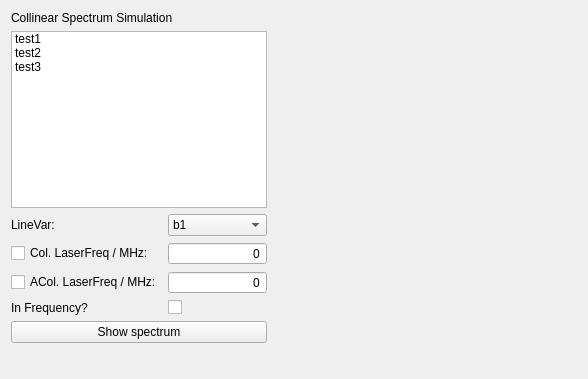
<?xml version="1.0" encoding="UTF-8"?>
<ui version="4.0">
 <class>Simulation</class>
 <widget class="QWidget" name="Simulation">
  <property name="geometry">
   <rect>
    <x>0</x>
    <y>0</y>
    <width>588</width>
    <height>379</height>
   </rect>
  </property>
  <property name="windowTitle">
   <string>Form</string>
  </property>
  <layout class="QHBoxLayout" name="horizontalLayout">
   <item>
    <layout class="QVBoxLayout" name="verticalLayout">
     <item>
      <widget class="QLabel" name="label">
       <property name="text">
        <string>Collinear Spectrum Simulation</string>
       </property>
      </widget>
     </item>
     <item>
      <widget class="QListWidget" name="listIsotopes">
       <property name="sizePolicy">
        <sizepolicy hsizetype="Preferred" vsizetype="Preferred">
         <horstretch>0</horstretch>
         <verstretch>0</verstretch>
        </sizepolicy>
       </property>
       <property name="alternatingRowColors">
        <bool>false</bool>
       </property>
       <property name="selectionMode">
        <enum>QAbstractItemView::MultiSelection</enum>
       </property>
       <property name="selectionBehavior">
        <enum>QAbstractItemView::SelectRows</enum>
       </property>
       <property name="viewMode">
        <enum>QListView::ListMode</enum>
       </property>
       <property name="modelColumn">
        <number>0</number>
       </property>
       <item>
        <property name="text">
         <string>test1</string>
        </property>
       </item>
       <item>
        <property name="text">
         <string>test2</string>
        </property>
       </item>
       <item>
        <property name="text">
         <string>test3</string>
        </property>
       </item>
      </widget>
     </item>
     <item>
      <layout class="QGridLayout" name="gridLayout">
       <item row="2" column="1">
        <widget class="QDoubleSpinBox" name="dAcolFreq">
         <property name="alignment">
          <set>Qt::AlignRight|Qt::AlignTrailing|Qt::AlignVCenter</set>
         </property>
         <property name="buttonSymbols">
          <enum>QAbstractSpinBox::NoButtons</enum>
         </property>
         <property name="decimals">
          <number>0</number>
         </property>
         <property name="maximum">
          <double>999999999999999.000000000000000</double>
         </property>
        </widget>
       </item>
       <item row="1" column="0">
        <widget class="QCheckBox" name="cColFreq">
         <property name="text">
          <string>Col. LaserFreq / MHz:</string>
         </property>
        </widget>
       </item>
       <item row="1" column="1">
        <widget class="QDoubleSpinBox" name="dColFreq">
         <property name="inputMethodHints">
          <set>Qt::ImhFormattedNumbersOnly</set>
         </property>
         <property name="alignment">
          <set>Qt::AlignRight|Qt::AlignTrailing|Qt::AlignVCenter</set>
         </property>
         <property name="buttonSymbols">
          <enum>QAbstractSpinBox::NoButtons</enum>
         </property>
         <property name="decimals">
          <number>0</number>
         </property>
         <property name="maximum">
          <double>999999999999999.000000000000000</double>
         </property>
        </widget>
       </item>
       <item row="0" column="0">
        <widget class="QLabel" name="label_2">
         <property name="text">
          <string>LineVar:</string>
         </property>
        </widget>
       </item>
       <item row="2" column="0">
        <widget class="QCheckBox" name="cAcolFreq">
         <property name="text">
          <string>ACol. LaserFreq / MHz:</string>
         </property>
        </widget>
       </item>
       <item row="0" column="1">
        <widget class="QComboBox" name="coLineVar">
         <item>
          <property name="text">
           <string>b1</string>
          </property>
         </item>
         <item>
          <property name="text">
           <string>b2</string>
          </property>
         </item>
        </widget>
       </item>
       <item row="3" column="0">
        <widget class="QLabel" name="label_3">
         <property name="text">
          <string>In Frequency?</string>
         </property>
        </widget>
       </item>
       <item row="3" column="1">
        <widget class="QCheckBox" name="cInFreq">
         <property name="text">
          <string/>
         </property>
        </widget>
       </item>
      </layout>
     </item>
     <item>
      <widget class="QPushButton" name="pShow">
       <property name="text">
        <string>Show spectrum</string>
       </property>
      </widget>
     </item>
     <item>
      <spacer name="verticalSpacer">
       <property name="orientation">
        <enum>Qt::Vertical</enum>
       </property>
       <property name="sizeHint" stdset="0">
        <size>
         <width>20</width>
         <height>40</height>
        </size>
       </property>
      </spacer>
     </item>
    </layout>
   </item>
   <item>
    <spacer name="horizontalSpacer">
     <property name="orientation">
      <enum>Qt::Horizontal</enum>
     </property>
     <property name="sizeType">
      <enum>QSizePolicy::Expanding</enum>
     </property>
     <property name="sizeHint" stdset="0">
      <size>
       <width>40</width>
       <height>20</height>
      </size>
     </property>
    </spacer>
   </item>
  </layout>
 </widget>
 <resources/>
 <connections/>
</ui>
